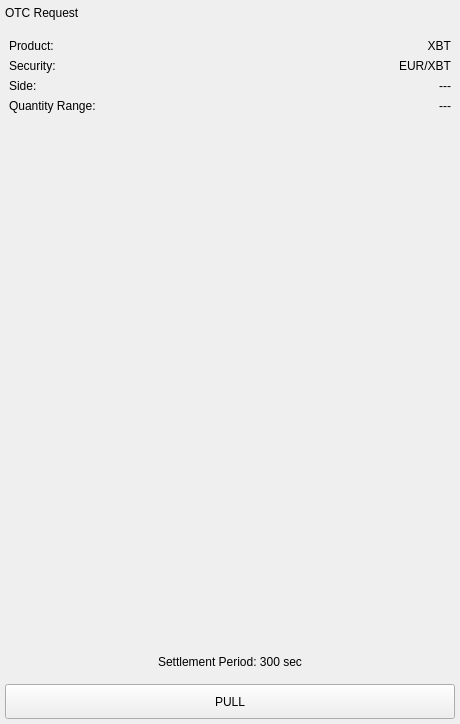
<?xml version="1.0" encoding="UTF-8"?>
<ui version="4.0">
 <class>PullOwnOTCRequestWidget</class>
 <widget class="QWidget" name="PullOwnOTCRequestWidget">
  <property name="geometry">
   <rect>
    <x>0</x>
    <y>0</y>
    <width>460</width>
    <height>724</height>
   </rect>
  </property>
  <property name="windowTitle">
   <string>Form</string>
  </property>
  <layout class="QVBoxLayout" name="verticalLayout_3">
   <property name="spacing">
    <number>5</number>
   </property>
   <property name="leftMargin">
    <number>0</number>
   </property>
   <property name="topMargin">
    <number>0</number>
   </property>
   <property name="rightMargin">
    <number>0</number>
   </property>
   <property name="bottomMargin">
    <number>0</number>
   </property>
   <item>
    <widget class="QWidget" name="headerWidget" native="true">
     <property name="minimumSize">
      <size>
       <width>0</width>
       <height>25</height>
      </size>
     </property>
     <property name="headerPanel" stdset="0">
      <bool>true</bool>
     </property>
     <layout class="QVBoxLayout" name="verticalLayout">
      <property name="spacing">
       <number>5</number>
      </property>
      <property name="leftMargin">
       <number>5</number>
      </property>
      <property name="topMargin">
       <number>0</number>
      </property>
      <property name="rightMargin">
       <number>0</number>
      </property>
      <property name="bottomMargin">
       <number>0</number>
      </property>
      <item>
       <widget class="QLabel" name="headerLabel">
        <property name="text">
         <string>OTC Request</string>
        </property>
        <property name="headerLabel" stdset="0">
         <bool>true</bool>
        </property>
       </widget>
      </item>
     </layout>
    </widget>
   </item>
   <item>
    <widget class="QWidget" name="widgetOTCInfo" native="true">
     <layout class="QVBoxLayout" name="verticalLayout_2">
      <item>
       <widget class="QWidget" name="widgetProduct" native="true">
        <layout class="QHBoxLayout" name="horizontalLayout">
         <property name="spacing">
          <number>0</number>
         </property>
         <property name="leftMargin">
          <number>0</number>
         </property>
         <property name="topMargin">
          <number>0</number>
         </property>
         <property name="rightMargin">
          <number>0</number>
         </property>
         <property name="bottomMargin">
          <number>0</number>
         </property>
         <item>
          <widget class="QLabel" name="label">
           <property name="text">
            <string>Product:</string>
           </property>
          </widget>
         </item>
         <item>
          <widget class="QLabel" name="label_2">
           <property name="text">
            <string>XBT</string>
           </property>
           <property name="alignment">
            <set>Qt::AlignRight|Qt::AlignTrailing|Qt::AlignVCenter</set>
           </property>
           <property name="whiteLabel" stdset="0">
            <bool>true</bool>
           </property>
          </widget>
         </item>
        </layout>
       </widget>
      </item>
      <item>
       <widget class="QWidget" name="widgetSecurity" native="true">
        <layout class="QHBoxLayout" name="horizontalLayout_2">
         <property name="spacing">
          <number>0</number>
         </property>
         <property name="leftMargin">
          <number>0</number>
         </property>
         <property name="topMargin">
          <number>0</number>
         </property>
         <property name="rightMargin">
          <number>0</number>
         </property>
         <property name="bottomMargin">
          <number>0</number>
         </property>
         <item>
          <widget class="QLabel" name="label_3">
           <property name="text">
            <string>Security:</string>
           </property>
          </widget>
         </item>
         <item>
          <widget class="QLabel" name="label_4">
           <property name="text">
            <string>EUR/XBT</string>
           </property>
           <property name="alignment">
            <set>Qt::AlignRight|Qt::AlignTrailing|Qt::AlignVCenter</set>
           </property>
           <property name="whiteLabel" stdset="0">
            <bool>true</bool>
           </property>
          </widget>
         </item>
        </layout>
       </widget>
      </item>
      <item>
       <widget class="QWidget" name="widgetSide" native="true">
        <layout class="QHBoxLayout" name="horizontalLayout_5">
         <property name="spacing">
          <number>0</number>
         </property>
         <property name="leftMargin">
          <number>0</number>
         </property>
         <property name="topMargin">
          <number>0</number>
         </property>
         <property name="rightMargin">
          <number>0</number>
         </property>
         <property name="bottomMargin">
          <number>0</number>
         </property>
         <item>
          <widget class="QLabel" name="label_5">
           <property name="text">
            <string>Side:</string>
           </property>
          </widget>
         </item>
         <item>
          <widget class="QLabel" name="labelSide">
           <property name="text">
            <string>---</string>
           </property>
           <property name="alignment">
            <set>Qt::AlignRight|Qt::AlignTrailing|Qt::AlignVCenter</set>
           </property>
          </widget>
         </item>
        </layout>
       </widget>
      </item>
      <item>
       <widget class="QWidget" name="widgetRange" native="true">
        <layout class="QHBoxLayout" name="horizontalLayout_3">
         <property name="spacing">
          <number>0</number>
         </property>
         <property name="leftMargin">
          <number>0</number>
         </property>
         <property name="topMargin">
          <number>0</number>
         </property>
         <property name="rightMargin">
          <number>0</number>
         </property>
         <property name="bottomMargin">
          <number>0</number>
         </property>
         <item>
          <widget class="QLabel" name="label_6">
           <property name="text">
            <string>Quantity Range:</string>
           </property>
          </widget>
         </item>
         <item>
          <widget class="QLabel" name="labelRange">
           <property name="text">
            <string>---</string>
           </property>
           <property name="alignment">
            <set>Qt::AlignRight|Qt::AlignTrailing|Qt::AlignVCenter</set>
           </property>
          </widget>
         </item>
        </layout>
       </widget>
      </item>
     </layout>
    </widget>
   </item>
   <item>
    <spacer name="verticalSpacer">
     <property name="orientation">
      <enum>Qt::Vertical</enum>
     </property>
     <property name="sizeHint" stdset="0">
      <size>
       <width>20</width>
       <height>496</height>
      </size>
     </property>
    </spacer>
   </item>
   <item>
    <widget class="QWidget" name="widgetNote" native="true">
     <layout class="QHBoxLayout" name="horizontalLayout_9">
      <property name="spacing">
       <number>5</number>
      </property>
      <property name="leftMargin">
       <number>5</number>
      </property>
      <property name="topMargin">
       <number>5</number>
      </property>
      <property name="rightMargin">
       <number>5</number>
      </property>
      <property name="bottomMargin">
       <number>5</number>
      </property>
      <item>
       <widget class="QLabel" name="label_9">
        <property name="text">
         <string>Settlement Period: 300 sec</string>
        </property>
        <property name="alignment">
         <set>Qt::AlignCenter</set>
        </property>
       </widget>
      </item>
     </layout>
    </widget>
   </item>
   <item>
    <widget class="QWidget" name="horizontalWidgetSubmit" native="true">
     <property name="minimumSize">
      <size>
       <width>0</width>
       <height>0</height>
      </size>
     </property>
     <property name="buttonBar" stdset="0">
      <bool>true</bool>
     </property>
     <layout class="QHBoxLayout" name="horizontalLayout_4">
      <property name="spacing">
       <number>5</number>
      </property>
      <property name="leftMargin">
       <number>5</number>
      </property>
      <property name="topMargin">
       <number>5</number>
      </property>
      <property name="rightMargin">
       <number>5</number>
      </property>
      <property name="bottomMargin">
       <number>5</number>
      </property>
      <item>
       <widget class="QPushButton" name="pushButtonPull">
        <property name="minimumSize">
         <size>
          <width>0</width>
          <height>35</height>
         </size>
        </property>
        <property name="styleSheet">
         <string notr="true"/>
        </property>
        <property name="text">
         <string>PULL</string>
        </property>
       </widget>
      </item>
     </layout>
    </widget>
   </item>
  </layout>
 </widget>
 <resources/>
 <connections/>
</ui>
